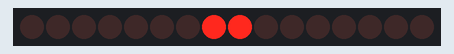
This sketch was run on a simulated Arduino Uno, built with avr-gcc and run on an emulated ATmega328P. Shown: 16 shift-register outputs drawn as a row of LEDs (first output left, lit = HIGH). Wiring (inferred from the names in the program): 2 × shift register (74HC595): data pin 11; shift clock pin 12; latch pin 8. Wiring (inferred from the signals the program sends): row of LEDs: on Q0, Q1, Q2, Q3, Q4, Q5, Q6, Q7, Q8, Q9, Q10, Q11, Q12, Q13, Q14, Q15.

Above: at 0.2 s.
At 1.2 s:
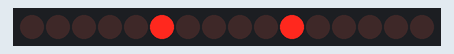
At 1.7 s:
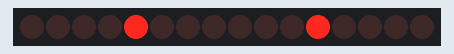
At 2.2 s:
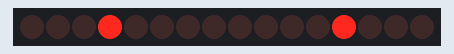
At 3.2 s:
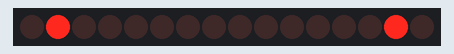
At 4.7 s:
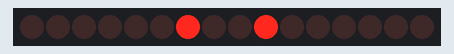
Timing chart, 0 to 5.2 s (numbered marks = the images above):
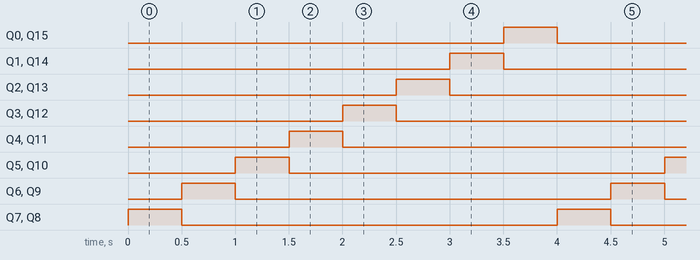

The sketch:

project18c.ino
```cpp
// Project 18
int latchPin = 8;
int clockPin= 12;
int dataPin = 11;
int bits[] = {B00000001, B00000010, B00000100, B00001000, B00010000, B00100000, B01000000, B10000000};
void setup(){
  // set pintto output
  pinMode(latchPin, OUTPUT);
  pinMode(clockPin, OUTPUT);
  pinMode(dataPin, OUTPUT);
}

void loop(){
  for (int i = 0; i < 8; i++){
    digitalWrite(latchPin, LOW);
    shiftOut2(bits[7-i]);
    shiftOut2(bits[i]);
    //shiftOut2(255-i);
    // setlatchPin to high to lock and send data
    digitalWrite(latchPin, HIGH);
    delay(500);
  }
}

void shiftOut2(byte dataOut){
  boolean pinState;

  digitalWrite(dataPin, LOW);
  digitalWrite(clockPin, LOW);

  for (int j = 0; j <=7; j++){
    digitalWrite(clockPin, LOW);
    if (dataOut & (1<<j)){
      pinState = HIGH;
    }
    else {
      pinState = LOW;
    }
    digitalWrite(dataPin, pinState);
    digitalWrite(clockPin, HIGH);
    digitalWrite(dataPin, LOW);
  }
  digitalWrite(clockPin, LOW);
}
```

Measured:
- by itself, Q0–15: alternates HIGH for 0.50 s and LOW for 3.5 s
- by itself, everything shown: repeats every 4.0 s, in 8 steps
